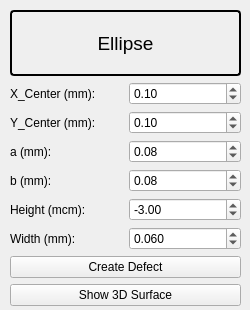
<?xml version="1.0" encoding="UTF-8"?>
<ui version="4.0">
 <class>Form</class>
 <widget class="QWidget" name="Form">
  <property name="geometry">
   <rect>
    <x>0</x>
    <y>0</y>
    <width>250</width>
    <height>310</height>
   </rect>
  </property>
  <property name="minimumSize">
   <size>
    <width>250</width>
    <height>310</height>
   </size>
  </property>
  <property name="maximumSize">
   <size>
    <width>250</width>
    <height>310</height>
   </size>
  </property>
  <property name="windowTitle">
   <string>Ellipse</string>
  </property>
  <widget class="QWidget" name="layoutWidget">
   <property name="geometry">
    <rect>
     <x>10</x>
     <y>10</y>
     <width>231</width>
     <height>296</height>
    </rect>
   </property>
   <layout class="QVBoxLayout" name="verticalLayout">
    <item>
     <widget class="QLabel" name="label">
      <property name="font">
       <font>
        <pointsize>14</pointsize>
       </font>
      </property>
      <property name="styleSheet">
       <string notr="true">QLabel {
    border: 2px solid black;
    border-radius: 4px;
    padding: 2px;
}
</string>
      </property>
      <property name="text">
       <string>Ellipse</string>
      </property>
      <property name="alignment">
       <set>Qt::AlignCenter</set>
      </property>
     </widget>
    </item>
    <item>
     <layout class="QGridLayout" name="gridLayout">
      <item row="3" column="0">
       <widget class="QLabel" name="label_5">
        <property name="toolTip">
         <string>Half-axis on the OY axis</string>
        </property>
        <property name="text">
         <string>b (mm):</string>
        </property>
       </widget>
      </item>
      <item row="1" column="1">
       <widget class="QDoubleSpinBox" name="y_center_edit">
        <property name="maximum">
         <double>0.300000000000000</double>
        </property>
        <property name="singleStep">
         <double>0.010000000000000</double>
        </property>
        <property name="value">
         <double>0.100000000000000</double>
        </property>
       </widget>
      </item>
      <item row="1" column="0">
       <widget class="QLabel" name="label_3">
        <property name="toolTip">
         <string>Coordinates of the center of the surface</string>
        </property>
        <property name="text">
         <string>Y_Center (mm):</string>
        </property>
       </widget>
      </item>
      <item row="4" column="0">
       <widget class="QLabel" name="label_6">
        <property name="toolTip">
         <string>Defect height</string>
        </property>
        <property name="text">
         <string>Height (mcm):</string>
        </property>
       </widget>
      </item>
      <item row="2" column="0">
       <widget class="QLabel" name="label_4">
        <property name="toolTip">
         <string>Half-axis on the OX axis</string>
        </property>
        <property name="text">
         <string>a (mm):</string>
        </property>
       </widget>
      </item>
      <item row="4" column="1">
       <widget class="QDoubleSpinBox" name="height_edit">
        <property name="minimum">
         <double>-10.000000000000000</double>
        </property>
        <property name="maximum">
         <double>10.000000000000000</double>
        </property>
        <property name="value">
         <double>-3.000000000000000</double>
        </property>
       </widget>
      </item>
      <item row="0" column="0">
       <widget class="QLabel" name="label_2">
        <property name="toolTip">
         <string>Coordinates of the center of the surface</string>
        </property>
        <property name="text">
         <string>X_Center (mm):</string>
        </property>
       </widget>
      </item>
      <item row="0" column="1">
       <widget class="QDoubleSpinBox" name="x_center_edit">
        <property name="maximum">
         <double>0.300000000000000</double>
        </property>
        <property name="singleStep">
         <double>0.010000000000000</double>
        </property>
        <property name="value">
         <double>0.100000000000000</double>
        </property>
       </widget>
      </item>
      <item row="3" column="1">
       <widget class="QDoubleSpinBox" name="ellips_b_edit">
        <property name="minimum">
         <double>0.050000000000000</double>
        </property>
        <property name="maximum">
         <double>0.200000000000000</double>
        </property>
        <property name="singleStep">
         <double>0.010000000000000</double>
        </property>
        <property name="value">
         <double>0.080000000000000</double>
        </property>
       </widget>
      </item>
      <item row="2" column="1">
       <widget class="QDoubleSpinBox" name="ellips_a_edit">
        <property name="minimum">
         <double>0.050000000000000</double>
        </property>
        <property name="maximum">
         <double>0.200000000000000</double>
        </property>
        <property name="singleStep">
         <double>0.010000000000000</double>
        </property>
        <property name="value">
         <double>0.080000000000000</double>
        </property>
       </widget>
      </item>
      <item row="5" column="0">
       <widget class="QLabel" name="label_7">
        <property name="toolTip">
         <string>Defect width</string>
        </property>
        <property name="text">
         <string>Width (mm):</string>
        </property>
       </widget>
      </item>
      <item row="5" column="1">
       <widget class="QDoubleSpinBox" name="width_edit">
        <property name="decimals">
         <number>3</number>
        </property>
        <property name="minimum">
         <double>0.002000000000000</double>
        </property>
        <property name="maximum">
         <double>0.100000000000000</double>
        </property>
        <property name="singleStep">
         <double>0.010000000000000</double>
        </property>
        <property name="value">
         <double>0.060000000000000</double>
        </property>
       </widget>
      </item>
     </layout>
    </item>
    <item>
     <widget class="QPushButton" name="createDefect_button">
      <property name="text">
       <string>Create Defect</string>
      </property>
     </widget>
    </item>
    <item>
     <widget class="QPushButton" name="show_graph_button">
      <property name="text">
       <string>Show 3D Surface</string>
      </property>
     </widget>
    </item>
   </layout>
  </widget>
 </widget>
 <resources/>
 <connections/>
</ui>
